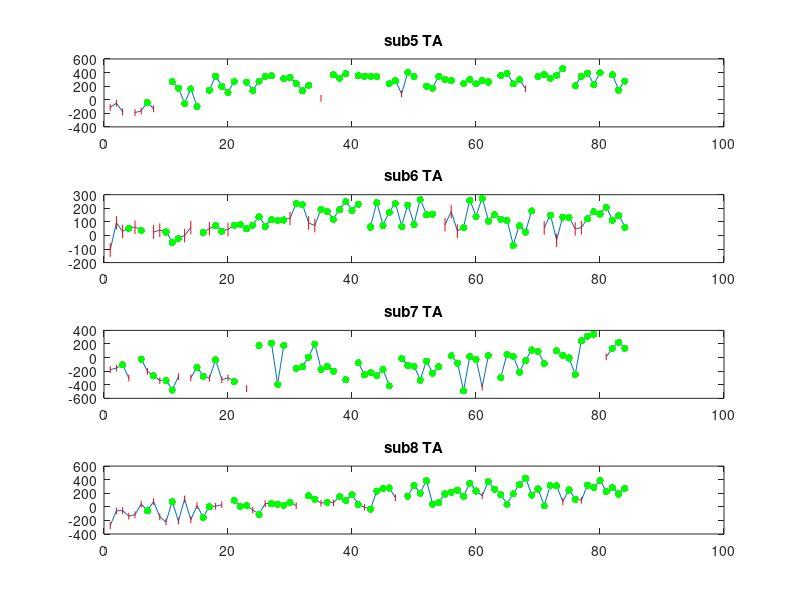
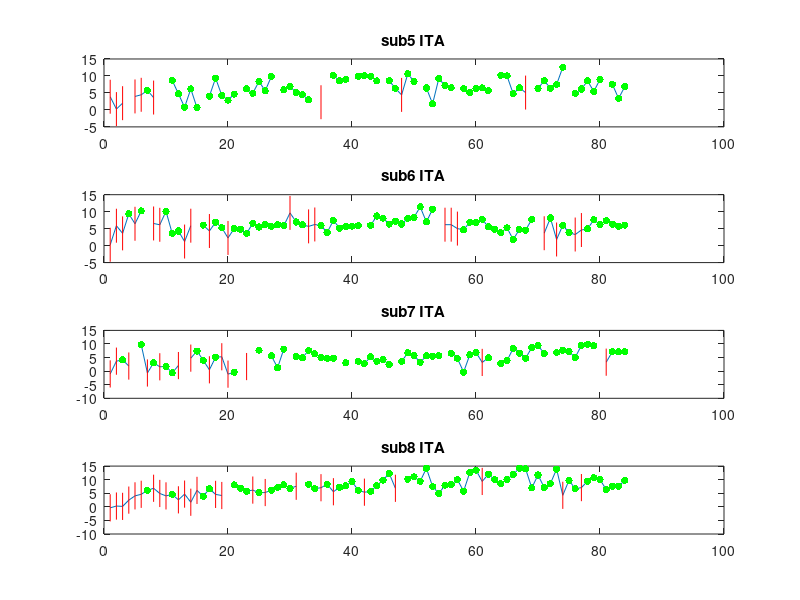

These charts were generated, in order, by the following MATLAB code:


load('dataTA')
figure(201); clf;

%subL = 1:20; m = 4; n = 5;
subL = 5:8; m = 4; n= 1;
N = length(subL);

for sub = subL
    subplot(m,n,sub-subL(1)+1);
    plot(1:84, dataAllNormTrials(sub,:), '-'); hold on
    for k = 1:84,
        if ~isnan(dataFailNormTrialsTA(sub,k))
            plot([k k], [dataFailNormTrialsTA(sub,k)-50 dataFailNormTrialsTA(sub,k)+50], '-r'); 
        end
    end
    plot(1:84, dataSuccNormTrialsTA(sub,:)-5, '.g','Markersize',16); hold on
    title(sprintf('sub%d TA',sub));
        
end

load('dataITA')

figure(202); clf

for sub = subL
    subplot(m,n,sub-subL(1)+1);
    plot(1:84, dataAllNormTrialsITA(sub,:), '-'); hold on
    for k = 1:84,
        if ~isnan(dataFailNormTrialsITA(sub,k))
            plot([k k], [dataFailNormTrialsITA(sub,k)-5 dataFailNormTrialsITA(sub,k)+5], '-r'); 
        end
    end
    plot(1:84, dataSuccNormTrialsITA(sub,:), '.g','Markersize',16); hold on
    title(sprintf('sub%d ITA',sub));
        
    
end


    %scatter(1:84, dataAllNormTrialsITA(sub,:), '.k'); hold on
    %scatter(1:84, dataFailNormTrialsITA(sub,:), '.r'); hold on
    %scatter(1:84, dataSuccNormTrialsITA(sub,:), '.g'); hold on